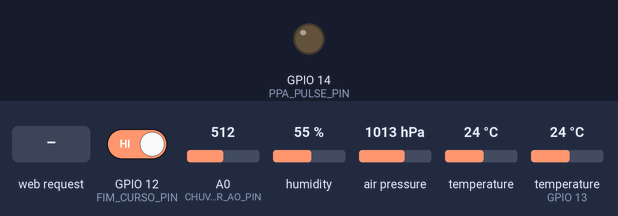
Bench run of a sketch on a simulated ESP8266 (NodeMCU). Parts: output pins drawn as LEDs (lit = HIGH). The test bench sets the inputs (shaded band); at power-on: GPIO 12 (FIM_CURSO_PIN) HIGH, A0 (CHUVA_SENSOR_AO_PIN) = 512, humidity 55 %, air pressure 1013 hPa, temperature 24 °C, temperature (sensor on GPIO 13) 24 °C. WiFi joins after 1.5 s; servers stay silent unless stated; what the sketch prints to the serial monitor is not drawn.

Above: at 2.8 s.
2.9 s: HTTP request GET /aciona_telhado received
At 3.3 s:
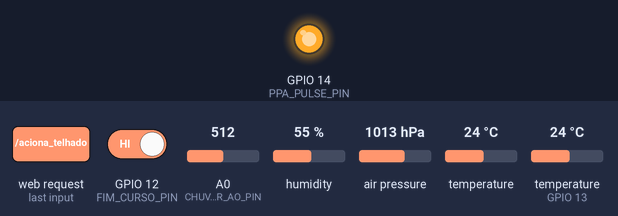
4.9 s: HTTP request GET /data received
16.8 s: GPIO 12 (FIM_CURSO_PIN) driven LOW
Timing chart, 0 to 19.8 s (numbered marks = the images above; inputs shaded):
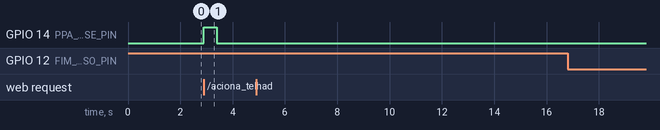

The sketch:

estacao_1novo.ino
```cpp
// Arquivo:    estacao_1novo.ino
// Tipo:       Codigo-fonte para NodeMCU atraves da IDE do Arduino
// Autor:      Pedro Otávio Sampaio Torres
// Descricao:  Projeto Estação Meteorológica com Servidor Web e Controle de Telhado (Botão pulsante e Fim de Curso)

#include <ESP8266WiFi.h>
#include <Wire.h>
#include <SPI.h>
#include <Adafruit_Sensor.h>
#include <Adafruit_BMP280.h>
#include "ThingSpeak.h"
#include <DHT.h>
#include <ESP8266WebServer.h>
#include <ArduinoJson.h>

// Configurações Wi-Fi
const char* wifi = "ALGAR_Torres2023";
const char* senha = "t0rres!001";

// Seção configuração WIFI e IP estático
WiFiClient client; // Para ThingSpeak
ESP8266WebServer server(80);

IPAddress ip(192, 168, 10, 50);      // IP definido ao NodeMCU
IPAddress gateway(192, 168, 10, 114);    // IP do roteador
IPAddress subnet(255, 255, 255, 0);     // Mascara da rede

// Configurações canal 1 ThingSpeak
const char* writeApiKey1 = "HM9V6JB10EKLMUZ8";
const char* readApiKey1 = "62NAEIAGZDOUMAX8";
unsigned long Channel1 = 2555542;

// Configurações canal 2 ThingSpeak
const char* writeApiKey2 = "5YFLW8F695AYTVZR";
const char* readApiKey2 = "VEFPKAID3NATF5P7";
unsigned long Channel2 = 2987110;

// Pinos
#define DHT_SENSOR_PIN   13   // GPIO13 (D7 no NodeMCU) conectado ao DHT11
#define DHT_SENSOR_TYPE DHT11
#define PPA_PULSE_PIN      14  // GPIO14 (D5 no NodeMCU) - Pino para enviar o pulso para a placa PPA
#define FIM_CURSO_PIN      12  // GPIO12 (D6 no NodeMCU) - Pino para ler o status do fim de curso
#define CHUVA_SENSOR_AO_PIN A0    // Pino Analógico A0 para o sensor de chuva (saida analógica)
DHT dht_sensor(DHT_SENSOR_PIN, DHT_SENSOR_TYPE);  //Cria objeto DHT
Adafruit_BMP280 bme; // protocolo de comunicação I2C


// VARIÁVEL PARA O ESTADO DO TELHADO
// 0 = Fechado, 1 = Aberto. fim de curso HIGH = Aberto, LOW = Fechado
int estadoTelhado = 0;

int valorChuvaAnalogico = 0; //Armazena o valor bruto da leitura analógica da chuva (0-1023)

// Variáveis dos sensores (globais para acesso em diferentes funções)
float temperatura1 = 0;
float pressao = 0;
float altitude = 0;
float humi = 0;
float temperature_C = 0;

// Variável para controlar o tempo da última leitura para ThingSpeak e web
unsigned long UltimaLeitura = 0;
const long IntervaloLeitura = 15000; // 15 segundos

// Conteúdo HTML da página web
const char* HTML_CONTENT = R"rawliteral(
<!DOCTYPE html>
<html lang="pt-BR">
<html>
<head>
    <meta name="viewport" content="width=device-width, initial-scale=1">
    <title>Estação Meteorológica</title>
    <meta charset="UTF-8">
    <style>
        body { font-family: Arial, Helvetica, sans-serif; text-align: center; margin: 0; padding: 0; background-color: #f4f4f4;}
        .container { max-width: 600px; margin: 20px auto; padding: 20px; border: 1px solid #ccc; border-radius: 8px; box-shadow: 0 0 10px rgba(0,0,0,0.1); background-color: #fff;}
        h1 { color: #333; margin-bottom: 25px; }
        .sensor-data { margin-top: 20px; text-align: left; padding: 0 20px;}
        .sensor-data p { margin: 10px 0; font-size: 1.1em; color: #555;}
        .sensor-data span { font-weight: bold; color: #007bff;}
        .controls { margin-top: 35px; border-top: 1px solid #eee; padding-top: 25px;}
        .btn { background-color: #007bff; color: white; padding: 12px 20px; border: none; border-radius: 5px; cursor: pointer; font-size: 1.1em; margin: 8px; min-width: 200px; transition: background-color 0.3s ease;}
        .btn:hover { opacity: 0.9; background-color: #0056b3;}
        .btn:active { transform: translateY(1px); }
        .status-section { margin-top: 25px; font-size: 1em; color: #666; border-top: 1px solid #eee; padding-top: 15px;}
        .status-section p { margin: 5px 0; }
        .status-section span { font-weight: bold; }
        .status-open { color: #28a745; } /* Verde para aberto */
        .status-closed { color: #dc3545; } /* Vermelho para fechado */
        .status-unknown { color: #ffc107; } /* Amarelo para desconhecido/em movimento */
        .last-update { font-size: 0.85em; color: #999; margin-top: 10px; }
        .log-messages { text-align: left; margin-top: 20px; font-size: 0.8em; color: #888; border-top: 1px solid #eee; padding-top: 15px; max-height: 100px; overflow-y: auto; background-color: #f9f9f9; padding: 10px; border-radius: 4px;}
        .log-messages p { margin: 2px 0; }
        /* NOVO: Estilos para status de chuva (baseado na intensidade) */
        .ChuvaInt0 { color: #555; } /* Seco */
        .ChuvaInt1 { color: #5dade2; } /* Leve */
        .ChuvaInt2 { color: #3498db; } /* Moderada */
        .ChuvaInt3 { color: #2874a6; } /* Forte */
    </style>
</head>
<body>
    <div class="container">
        <h1>Estação Meteorológica</h1>
        <div class="sensor-data">
            <p>Temperatura (BMP280): <span id="temp_bmp">--</span> °C</p>
            <p>Pressão: <span id="pressao">--</span> hPa</p>
            <p>Altitude: <span id="altitude">--</span> m</p>
            <p>humi (DHT11): <span id="humi">--</span> %</p>
            <p>Temperatura (DHT11): <span id="temp_dht">--</span> °C</p>
            <p>Chuva: <span id="valor_chuva" class="ChuvaInt0">--</span></p>
        </div>

        <div class="controls">
            <button class="btn" onclick="sendCommand('/aciona_telhado')">Aciona Telhado</button>
        </div>

        <div class="status-section">
            <p>Estado do Telhado: <span id="telhado_status" class="status-unknown">Desconhecido</span></p>
            <p class="last-update" id="last_update">Última atualização: --</p>
        </div>

        <div class="log-messages" id="log">
            <p>Logs:</p>
        </div>
    </div>

    <script>
        const logDiv = document.getElementById('log');

        function appendLog(message) {
            const p = document.createElement('p');
            p.innerText = `[${new Date().toLocaleTimeString()}] ${message}`;
            logDiv.appendChild(p);
            logDiv.scrollTop = logDiv.scrollHeight; // Scroll para o final
        }

        // Função para buscar e atualizar os dados dos sensores
        function updateSensorData() {
            var xhr = new XMLHttpRequest();
            xhr.onreadystatechange = function() {
                if (this.readyState == 4) { // Requisição completa
                    if (this.status == 200) { // Resposta OK
                        try {
                            var data = JSON.parse(this.responseText);
                            document.getElementById('temp_bmp').innerText = data.temperatura1.toFixed(2);
                            document.getElementById('pressao').innerText = data.pressao.toFixed(2);
                            document.getElementById('altitude').innerText = data.altitude.toFixed(2);
                            document.getElementById('humi').innerText = data.humi.toFixed(2);
                            document.getElementById('temp_dht').innerText = data.temperature_C.toFixed(2);
                            document.getElementById('last_update').innerText = 'Última atualização: ' + new Date().toLocaleTimeString();

                            // Atualiza o status do telhado na página
                            const telhadoStatusSpan = document.getElementById('telhado_status');
                            telhadoStatusSpan.classList.remove('status-open', 'status-closed', 'status-unknown');

                            if (data.estado_telhado !== undefined) {
                                if (data.estado_telhado == 1) { // 1 = Aberto
                                    telhadoStatusSpan.innerText = "ABERTO";
                                    telhadoStatusSpan.classList.add('status-open');
                                } else if (data.estado_telhado == 0) { // 0 = Fechado
                                    telhadoStatusSpan.innerText = "FECHADO";
                                    telhadoStatusSpan.classList.add('status-closed');
                                } else { // Outros valores (ex: -1 para erro, ou 2 para em movimento se for implementado)
                                    telhadoStatusSpan.innerText = "DESCONHECIDO"; // Ou "EM MOVIMENTO"
                                    telhadoStatusSpan.classList.add('status-unknown');
                                }
                            } else {
                                telhadoStatusSpan.innerText = "DESCONHECIDO (Sem dado)";
                                telhadoStatusSpan.classList.add('status-unknown');
                            }

                            // NOVO: Atualiza o status da chuva (com base no valor analógico)
                            const chuvaValorSpan = document.getElementById('valor_chuva');
                            chuvaValorSpan.classList.remove('ChuvaInt0', 'ChuvaInt1', 'ChuvaInt2', 'ChuvaInt3');

                            if (data.valor_chuva_analogico !== undefined) {
                                let intensidadeChuva = "";
                                if (data.valor_chuva_analogico < 100) { // Muito molhado, chuva forte
                                    intensidadeChuva = "FORTE (" + data.valor_chuva_analogico + ")";
                                    chuvaValorSpan.classList.add('ChuvaInt3');
                                } else if (data.valor_chuva_analogico < 400) { // Molhado, chuva moderada
                                    intensidadeChuva = "MODERADA (" + data.valor_chuva_analogico + ")";
                                    chuvaValorSpan.classList.add('ChuvaInt2');
                                } else if (data.valor_chuva_analogico < 700) { // Pouco molhado, chuva leve
                                    intensidadeChuva = "LEVE (" + data.valor_chuva_analogico + ")";
                                    chuvaValorSpan.classList.add('ChuvaInt1');
                                } else { // Seco
                                    intensidadeChuva = "SECO (" + data.valor_chuva_analogico + ")";
                                    chuvaValorSpan.classList.add('ChuvaInt0');
                                }
                                chuvaValorSpan.innerText = intensidadeChuva;
                            } else {
                                chuvaValorSpan.innerText = "DESCONHECIDO";
                                chuvaValorSpan.classList.add('ChuvaInt0');
                            }

                            appendLog("Dados dos sensores atualizados com sucesso.");
                        } catch (e) {
                            appendLog("Erro ao parsear JSON dos sensores: " + e.message);
                            appendLog("Resposta recebida: " + this.responseText.substring(0, 100) + "..."); // Limita o log
                        }
                    } else {
                        appendLog("Erro HTTP ao buscar dados dos sensores: " + this.status);
                    }
                }
            };
            xhr.open("GET", "/data", true); // Endpoint para os dados dos sensores
            xhr.send();
        }

        // Função para enviar comandos de telhado
        function sendCommand(command) {
            appendLog("Enviando comando: " + command);
            var xhr = new XMLHttpRequest();
            xhr.onreadystatechange = function() {
                if (this.readyState == 4) {
                    if (this.status == 200) {
                        appendLog("Comando '" + command + "' enviado com sucesso!");
                        updateSensorData(); // Atualiza dados após o comando para pegar o novo estado
                    } else {
                        appendLog("Erro ao enviar comando '" + command + "': " + this.status);
                    }
                }
            };
            xhr.open("GET", command, true); // Ex: /aciona_telhado
            xhr.send();
        }

        // Atualiza os dados a cada 10 segundos
        setInterval(updateSensorData, 5000);
        // Chama a primeira atualização imediatamente ao carregar a página
        window.onload = updateSensorData;
    </script>
</body>
</html>
)rawliteral";

// Protótipos de função
void EscreveCanal1(float tempAtual, float pressaoAtual, float altitudeAtual, float humi, float temperature_C, int estadoTelhado, int valorChuvaAnalogico);
//void EscreveCanal2(int estadoTelhado);
void lerSensores();
void EnviaHTML();
void EnviaDADOS();
void AcionaTelhado();

void setup() {
  Serial.begin(115200); // velocidade do monitor serial
  delay(100);

  // **Configuração dos pinos do telhado**
  pinMode(PPA_PULSE_PIN, OUTPUT);
  digitalWrite(PPA_PULSE_PIN, LOW);

  // **Configuração do pino do fim de curso**
  pinMode(FIM_CURSO_PIN, INPUT_PULLUP);

  // Configuracao do pino do sensor de chuva
  // NAO EH NECESSARIO pinMode() para pino analogico A0
  // pino A0 nao tem pull-up/pull-down configuravel via software como os digitais.

  dht_sensor.begin(); // initialize the DHT sensor

  ThingSpeak.begin(client);

  // Configuração de IP estático
  WiFi.config(ip, gateway, subnet);

  WiFi.begin(wifi, senha);   // Conecta ao WIFI
  Serial.println("Conectando ao Wi-Fi...");
  while (WiFi.status() != WL_CONNECTED) {
    Serial.print(".");
    delay(500);
  }
  Serial.println("Conectado ao Wi-Fi");
  Serial.print("IP: ");
  Serial.println(WiFi.localIP());

  if (!bme.begin(0x76)) {   // Tentar 0x77 se não funcionar - Se o begin for false o ! torna em true e entra no if
    Serial.println("BMP280 não localizado! Verifique as conexões.");
    while (1); //cria um loop infinito. Se o sensor não for encontrado, o programa ficará preso aqui indefinidamente.
  }

  // Lê o estado inicial do telhado pelo fim de curso
  // Ajustar a lógica aqui de acordo com o comportamento do fim de curso:
  if (digitalRead(FIM_CURSO_PIN) == LOW) {
      estadoTelhado = 1; // 1 para ABERTO
      Serial.println("Telhado inicialmente detectado como ABERTO (Fim de Curso LOW).");
  } else { // Se o sensor não está acionado (HIGH), telhado fechado
      estadoTelhado = 0; // 0 para FECHADO
      Serial.println("Telhado inicialmente detectado como FECHADO (Fim de Curso HIGH/Pulled Up).");
  }

  // Configuração das rotas do servidor web
  server.on("/", HTTP_GET, EnviaHTML);
  server.on("/data", HTTP_GET, EnviaDADOS);
  server.on("/aciona_telhado", HTTP_GET, AcionaTelhado);

  server.begin();
  Serial.println("Servidor web HTTP iniciado.");
}

// Função para enviar informações para o Canal 1 (dados dos sensores)
void EscreveCanal1(float temperatura1, float pressao, float altitude, float humi, float temperature_C, int estadoTelhado, int valorChuva) {
  ThingSpeak.setField(1, temperatura1);     // Field 1 - Temperatura atual BMP280
  ThingSpeak.setField(2, pressao);          // Field 2 - pressão atual BMP280
  ThingSpeak.setField(3, altitude);         // Field 3 - altitude BMP280
  ThingSpeak.setField(4, humi);             // Field 4 - humi DHT11
  ThingSpeak.setField(5, temperature_C);    // Field 5 - Temperatura DHT11
  ThingSpeak.setField(6, valorChuva);       // Field 6 para o valor analogico da chuva
  ThingSpeak.setField(7, estadoTelhado);    // Field 7 para o estado do telhado
  int status = ThingSpeak.writeFields(Channel1, writeApiKey1);
  if (status == 200) {
    Serial.println("Dados dos sensores enviados ao Canal 1 com sucesso!");
  } else {
    Serial.println("Erro ao enviar dados dos sensores ao Canal 1. Código: " + String(status));
  }
}

// Função para leitura dos sensores
void lerSensores() {
  temperatura1 = bme.readTemperature();
  pressao = bme.readPressure() / 100.0F;
  altitude = bme.readAltitude(1013.25);

  humi = dht_sensor.readHumidity();
  temperature_C = dht_sensor.readTemperature();

  // Tratamento de leituras inválidas do DHT
  if (isnan(humi) || humi < 0 || humi > 100) {
    Serial.println("Erro na leitura da umidade (DHT11)!");
    humi = -1.0;
  }
  if (isnan(temperature_C) || temperature_C < -50 || temperature_C > 100) {
    Serial.println("Erro na leitura da temperatura (DHT11)!");
    temperature_C = -1.0;
  }
  // Tratamento de leituras inválidas do BMP280
  if (isnan(temperatura1)) {
      Serial.println("Erro na leitura da temperatura (BMP280)!");
      temperatura1 = -1.0;
  }
  if (isnan(pressao)) {
      Serial.println("Erro na leitura da pressão (BMP280)!");
      pressao = -1.0;
  }
  if (isnan(altitude)) {
      Serial.println("Erro na leitura da altitude (BMP280)!");
      altitude = -1.0;
  }

  // Leitura do sensor de chuva (analógica)**
  valorChuvaAnalogico = analogRead(CHUVA_SENSOR_AO_PIN); // Le o valor de 0-1023
  Serial.printf("Valor Chuva (Analogico): %d (0-1023)\n", valorChuvaAnalogico);

  // Informa no monitor serial os dados coletados pelos sensores
  Serial.println("\n--- Leituras Atuais ---");
  Serial.printf("Temperatura BMP280: %.2f °C", temperatura1);
  Serial.printf("  Pressão: %.2f hPa", pressao);
  Serial.printf("  Altitude: %.2f m\n", altitude);
  Serial.printf("humi: %.2f %%", humi);
  Serial.printf("  Temperatura DHT11: %.2f °C\n", temperature_C);
  Serial.printf("Chuva: %d (Analógico)\n", valorChuvaAnalogico);
  Serial.printf("Posicao do telhado: %d\n", estadoTelhado);

  // Atualiza o estado do telhado lendo o fim de curso

  if (digitalRead(FIM_CURSO_PIN) == LOW) {
      estadoTelhado = 1; // 1 para ABERTO
      Serial.println("Fim de curso detecta: ABERTO");
  } else { // Se o sensor não está acionado (HIGH), telhado fechado
      estadoTelhado = 0; // 0 para FECHADO
      Serial.println("Fim de curso detecta: FECHADO");
  }
}

// Lógica para servir a página HTML
void EnviaHTML() {
  server.send(200, "text/html", HTML_CONTENT);
}

// Lógica para servir os dados dos sensores em JSON
void EnviaDADOS() {
  StaticJsonDocument<256> doc;
  doc["temperatura1"] = temperatura1;
  doc["pressao"] = pressao;
  doc["altitude"] = altitude;
  doc["humi"] = humi;
  doc["temperature_C"] = temperature_C;
  doc["estado_telhado"] = estadoTelhado;
  doc["valor_chuva_analogico"] = valorChuvaAnalogico;

  String jsonResponse;
  serializeJson(doc, jsonResponse);
  server.send(200, "application/json", jsonResponse);
  Serial.println("Dados JSON enviados ao cliente web.");
}

// Acionar o telhado (pulso PPA)
void AcionaTelhado() {
  Serial.println("Comando: Acionar Telhado (pulso PPA)");
  digitalWrite(PPA_PULSE_PIN, HIGH); // Liga o pino
  delay(500); // Mantém o pulso por 500ms (ajustar conforme necessidade da placa PPA)
  digitalWrite(PPA_PULSE_PIN, LOW);  // Desliga o pino

  server.send(200, "text/plain", "Comando de acionamento do telhado enviado."); //Informa ao navegador que o comando foi executado

  // Após enviar o pulso, esperamos que o telhado se mova e o fim de curso mude de estado.
  // Lemos novamente os sensores para capturar o novo estado do telhado (via fim de curso).
  // Adicione um pequeno delay para a placa PPA ter tempo de iniciar o movimento e o fim de curso mudar.
  delay(100); // Pequeno delay antes de reler o fim de curso
  lerSensores();
  //EscreveCanal2(estadoTelhado); // Envia o novo estado do telhado (do fim de curso) para ThingSpeak
}

void loop() {
  // Verifica se o WIFI continua conectado e reconecta se necessário
  if (WiFi.status() != WL_CONNECTED) {
    Serial.println("Wi-Fi desconectado. Tentando reconectar...");
    WiFi.begin(wifi, senha);
    delay(5000);
    return;
  }

  server.handleClient();

  // Condição para leitura e envio de dados a cada 15 segundos
  if (millis() - UltimaLeitura >= IntervaloLeitura) {
    UltimaLeitura = millis();
    lerSensores(); // Chama a função para ler os sensores

    // Chama função que escreve a temperatura e o nível no Thingspeak (Canal 1)
    EscreveCanal1(temperatura1, pressao, altitude, humi, temperature_C, estadoTelhado, valorChuvaAnalogico);
  }
}
```

Measured:
- after the input at 2.9 s, GPIO 14 (PPA_PULSE_PIN): LOW → HIGH at once, → LOW 0.50 s later
- after the input at 4.9 s, every drawn part: stays the same
- after the input at 16.8 s, every drawn part: stays the same
